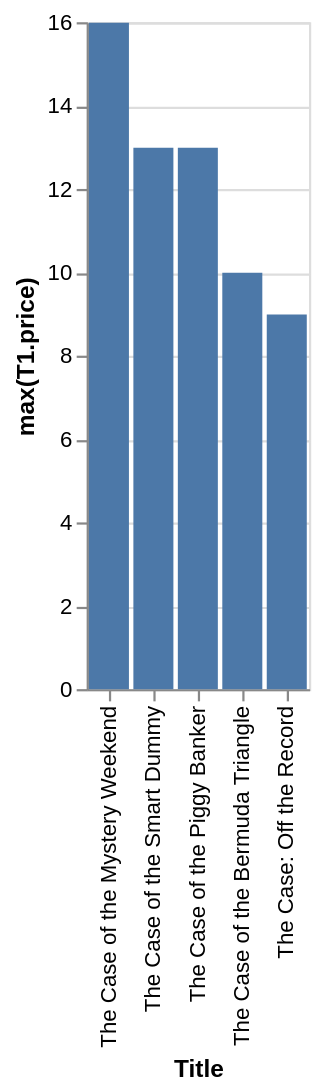

Source (Vega-Lite JSON):
### Vega-Lite specification from a JSON file in a GitHub repository (floating-point values rounded to 4 significant figures)
{"data": {"values": [{"x_data": "The Case of the Mystery Weekend", "y_data": 15.99}, {"x_data": "The Case of the Smart Dummy", "y_data": 12.99}, {"x_data": "The Case of the Piggy Banker", "y_data": 12.99}, {"x_data": "The Case of the Bermuda Triangle", "y_data": 9.99}, {"x_data": "The Case: Off the Record", "y_data": 8.99}]}, "mark": "bar", "encoding": {"x": {"field": "x_data", "type": "nominal", "title": "Title", "sort": {"op": "sum", "field": "y_data", "order": "descending"}}, "y": {"field": "y_data", "type": "quantitative", "title": "max(T1.price)"}}}
